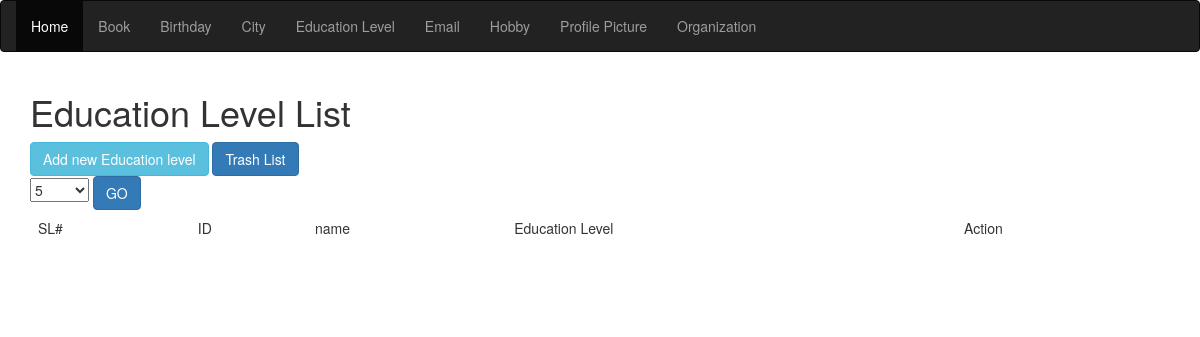
Page /views/SEIP129150/Education_level/index.php on the earlier database version.
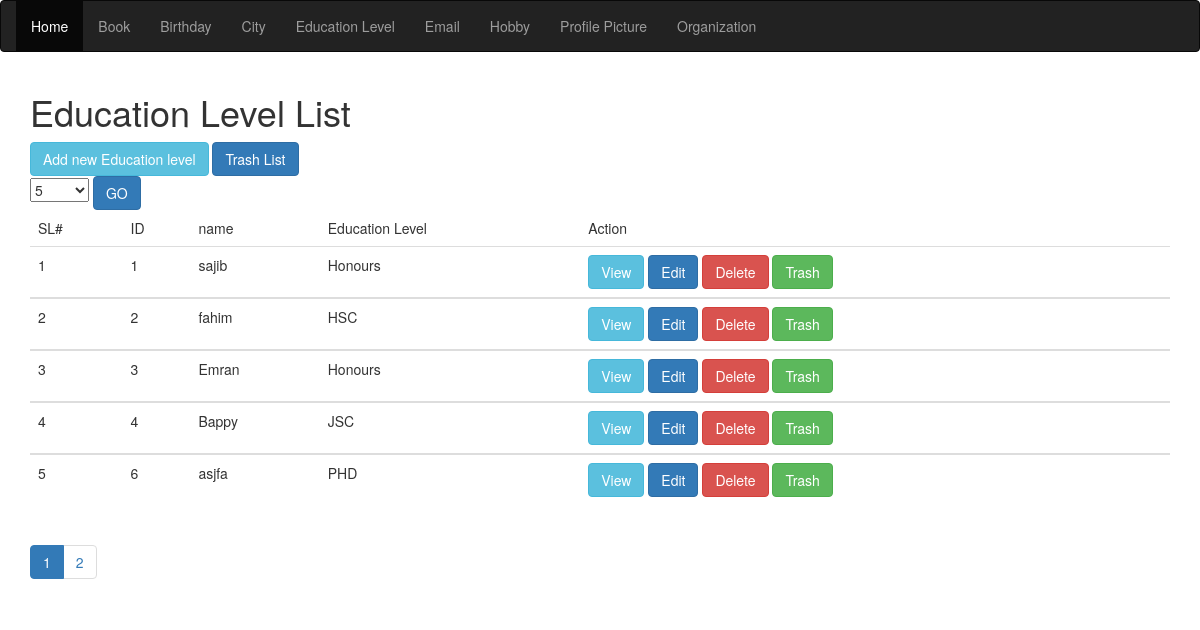
Same page on the later database version.
### tables this page shows
CREATE TABLE `education` (
  `id` int(11) NOT NULL,
  `name` varchar(20) NOT NULL,
  `level` varchar(10) NOT NULL,
  `trash` time DEFAULT NULL
);

### src/BITM/SEIP129150/Education_level/Education_level.php (called while the page is built, shortened)
<?php
class Education_level{
    public $conn;
    public  function __construct()
    {
        $this->conn=mysqli_connect("localhost","root","","atomicprojectb21");
    }
    public  function  count()
    {
        $query="SELECT COUNT(*) AS totalItem FROM `education` WHERE `trash` IS NULL";
        $result=mysqli_query($this->conn,$query);
        $row= mysqli_fetch_assoc($result);
        return $row['totalItem'];
    }
    public function paginator($pageStartFrom=0,$Limit=5){
        $query="SELECT * FROM `education` WHERE `trash` IS NULL LIMIT ".$pageStartFrom.",".$Limit;
        $_allBook= array();
        $result= mysqli_query($this->conn,$query);
        while($row= mysqli_fetch_assoc($result)){
            $_allBook[]=$row;
        }
        return $_allBook;
    }
}

### views/SEIP129150/Education_level/index.php (the view, shortened to what this page needs)
<?php
$education=new Education_level();
$totalIteam=$education->count();
$iteamPerPage=$_SESSION['iteamPerPage'];
$noOfPage=ceil($totalIteam/$iteamPerPage);
$pagination="";
if(array_key_exists('pageNumber',$_GET))
{
    $pageNo=$_GET['pageNumber'];
}
else $pageNo=1;
for($i=1;$i<=$noOfPage;$i++)
{
    $active=($pageNo==$i)? "active":"";
    $pagination.="<li class='$active'><a href='index.php?pageNumber=$i'>$i</a></li>";
}
$pageStartFrom=$iteamPerPage*($pageNo-1);
$aleducation=$education->paginator($pageStartFrom,$iteamPerPage);
?>
<!DOCTYPE html>
<html>
<head>
    <link rel="stylesheet" href="http://maxcdn.bootstrapcdn.com/bootstrap/3.3.6/css/bootstrap.min.css">
    <link rel="stylesheet" type="text/css" href="../../../resources/bootstrap/css/bootstrap.css">
</head >
<body>
<nav class="navbar navbar-inverse">
    <div class="container-fluid">
        <ul class="nav navbar-nav">
            <li class="active"><a href="../../../index.php">Home</a></li>
            <li><a href="../Book/index.php">Book</a></li>
            <li><a href="../Birthday/index.php">Birthday</a></li>
            <li><a href="../City/index.php">City</a></li>
            <li><a href="../Education_level/index.php">Education Level</a></li>
            <li><a href="../Email/index.php">Email</a></li>
            <li><a href="../Hobby/index.php">Hobby</a></li>
            <li><a href="../Profile_picture/index.php">Profile Picture</a></li>
            <li><a href="../Summary_of_organizations/index.php">Organization</a></li>
        </ul>
    </div>
</nav>
<div class="container">
    <h1>Education Level List</h1>
    <a href="create.php" class="btn btn-info" role="button">Add new Education level</a>
    <a href="trashVeiw.php" class="btn btn-primary" role="button">Trash List</a>
    <form action="index.php">
        <select name="iteamPerPage">
            <option <?php if($_SESSION['iteamPerPage']==5) echo "selected"?>>5</option>
        </select>
        <input type="submit" value="GO" class="btn btn-primary">
    </form>
    <div class="table-responsive">
        <table class="table">
            <thead>
            <tr>
                <td>
                    SL#
                </td>
                <td>
                    ID
                </td>
                <td>
                    name
                </td>
                <td>
                    Education Level
                </td>
                <td>
                    Action
                </td>
            </tr>
            </thead>
            <tbody>
            <?php
            $sl=1;
            foreach ($aleducation as $education) {
            ?>
            <tr>
                <td><?php echo  $sl+$pageStartFrom?></td>
                <td> <?php echo $education['id']?></td>
                <td> <?php echo $education['name']?></td>
                <td> <?php echo $education['level']?></td>
                <td>
                    <a href="veiw.php?id=<?php echo $education['id']?>" class="btn btn-info" role="button">View</a>
                    <a href="edit.php?id=<?php echo $education['id']?>" class="btn btn-primary" role="button">Edit</a>
                    <a  href="delete.php?id=<?php echo $education['id']?>" class="btn btn-danger" role="button">Delete</a>
                    <a href="trash.php?id=<?php echo $education['id']?>" class="btn btn-success" role="button">Trash</a>
                </td>
            </tr>
            </tbody>
            <?php $sl++; } ?>
        </table>
        <ul class="pagination">
            <?php echo $pagination;
            ?>
        </ul>
    </div>
</div>
</body>
</html>

Differences in the rows shown:
added education: pageStartFrom "1", id "1", name "sajib", level "Honours"
added education: pageStartFrom "2", id "2", name "fahim", level "HSC"
added education: pageStartFrom "3", id "3", name "Emran", level "Honours"
added education: pageStartFrom "4", id "4", name "Bappy", level "JSC"
added education: pageStartFrom "5", id "6", name "asjfa", level "PHD"
Other differences:
new list line: "1"
new list line: "2"
